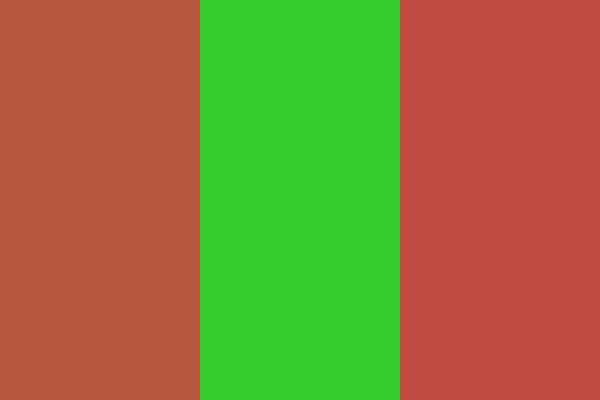
Frame 1 (no input)
Frame 60 (no input): identical to frame 1, image omitted
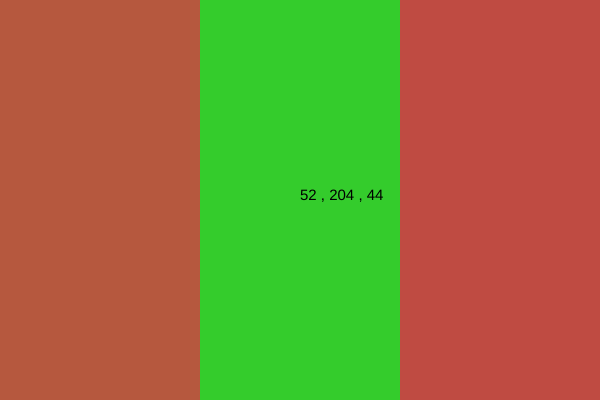
Frame 120 (the mouse pressed at the canvas centre since frame 60)

The p5.js sketch that drew these frames (run headless with seeded random() and noise() and a simulated clock; from frame 60 on, the mouse is pressed at the canvas centre):

// p5.js sketch
// ── sketch.js
var r1; var g1; var b1;
var r2; var g2; var b2;
var r3; var g3; var b3;
var w1 = 200; var h1 = 400;
var w2 = 200; var h2 = 400;
var w3 = 200; var h3 = 400;
function setup() {
  createCanvas(600, 400);
  r1 = floor(random(0,255));
  r2 = floor(random(0,255));
  r3 = floor(random(0,255));
  g1 = floor(random(0,255));
  g2 = floor(random(0,255));
  g3 = floor(random(0,255));
  b1 = floor(random(0,255));
  b2 = floor(random(0,255));
  b3 = floor(random(0,255));

}

function draw() {
  background(255, 255, 255);
  noStroke();
  fill(r1, g1, b1);
  rect(0, 0, w1, h1);
  fill(r2, g2, b2);
  rect(200, 0, w2, h2);
  fill(r3, g3, b3);
  rect(400, 0, w3, h3);
  textSize(15);
  if(mouseX > 0 && mouseX < 200 && mouseY > 0 && mouseY < height){
    fill(0, 0, 0);
    text((r1)+" , "+(g1) +" , "+(b1),mouseX, mouseY);
  }
  if(mouseX > 200 && mouseX < 400 && mouseY > 0 && mouseY < height){
    fill(0, 0, 0);
    text((r2)+" , "+(g2) +" , "+(b2),mouseX, mouseY);
  }
  if(mouseX > 400 && mouseX < 600 && mouseY > 0 && mouseY < height){
    fill(0, 0, 0);
    text((r3)+" , "+(g3) +" , "+(b3), mouseX, mouseY);
  }
}
